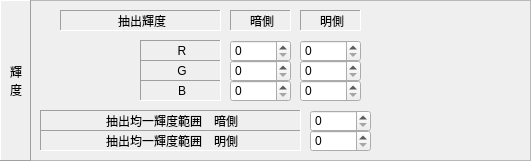
    <widget class="QFrame" name="frame_2">
     <property name="geometry">
      <rect>
       <x>0</x>
       <y>0</y>
       <width>531</width>
       <height>161</height>
      </rect>
     </property>
     <property name="frameShape">
      <enum>QFrame::StyledPanel</enum>
     </property>
     <property name="frameShadow">
      <enum>QFrame::Sunken</enum>
     </property>
     <widget class="QLabel" name="label_7">
      <property name="geometry">
       <rect>
        <x>60</x>
        <y>10</y>
        <width>161</width>
        <height>21</height>
       </rect>
      </property>
      <property name="frameShape">
       <enum>QFrame::Panel</enum>
      </property>
      <property name="frameShadow">
       <enum>QFrame::Sunken</enum>
      </property>
      <property name="text">
       <string>抽出輝度</string>
      </property>
      <property name="alignment">
       <set>Qt::AlignCenter|Qt::AlignHCenter|Qt::AlignLeading|Qt::AlignLeft|Qt::AlignVCenter</set>
      </property>
     </widget>
     <widget class="QSpinBox" name="EditPickupRL">
      <property name="geometry">
       <rect>
        <x>230</x>
        <y>40</y>
        <width>61</width>
        <height>22</height>
       </rect>
      </property>
      <property name="maximum">
       <number>255</number>
      </property>
     </widget>
     <widget class="QLabel" name="label_8">
      <property name="geometry">
       <rect>
        <x>300</x>
        <y>10</y>
        <width>61</width>
        <height>21</height>
       </rect>
      </property>
      <property name="frameShape">
       <enum>QFrame::Panel</enum>
      </property>
      <property name="frameShadow">
       <enum>QFrame::Sunken</enum>
      </property>
      <property name="text">
       <string>明側</string>
      </property>
      <property name="alignment">
       <set>Qt::AlignCenter|Qt::AlignHCenter|Qt::AlignLeading|Qt::AlignLeft|Qt::AlignVCenter</set>
      </property>
     </widget>
     <widget class="QSpinBox" name="EditPickupRH">
      <property name="geometry">
       <rect>
        <x>300</x>
        <y>40</y>
        <width>61</width>
        <height>22</height>
       </rect>
      </property>
      <property name="maximum">
       <number>255</number>
      </property>
     </widget>
     <widget class="QLabel" name="label_15">
      <property name="geometry">
       <rect>
        <x>140</x>
        <y>40</y>
        <width>81</width>
        <height>21</height>
       </rect>
      </property>
      <property name="frameShape">
       <enum>QFrame::Panel</enum>
      </property>
      <property name="frameShadow">
       <enum>QFrame::Sunken</enum>
      </property>
      <property name="text">
       <string>R</string>
      </property>
      <property name="alignment">
       <set>Qt::AlignCenter|Qt::AlignHCenter|Qt::AlignLeading|Qt::AlignLeft|Qt::AlignVCenter</set>
      </property>
     </widget>
     <widget class="QSpinBox" name="EditPickupGL">
      <property name="geometry">
       <rect>
        <x>230</x>
        <y>60</y>
        <width>61</width>
        <height>22</height>
       </rect>
      </property>
      <property name="maximum">
       <number>255</number>
      </property>
     </widget>
     <widget class="QSpinBox" name="EditPickupGH">
      <property name="geometry">
       <rect>
        <x>300</x>
        <y>60</y>
        <width>61</width>
        <height>22</height>
       </rect>
      </property>
      <property name="maximum">
       <number>255</number>
      </property>
     </widget>
     <widget class="QSpinBox" name="EditPickupBL">
      <property name="geometry">
       <rect>
        <x>230</x>
        <y>80</y>
        <width>61</width>
        <height>22</height>
       </rect>
      </property>
      <property name="maximum">
       <number>255</number>
      </property>
     </widget>
     <widget class="QSpinBox" name="EditPickupBH">
      <property name="geometry">
       <rect>
        <x>300</x>
        <y>80</y>
        <width>61</width>
        <height>22</height>
       </rect>
      </property>
      <property name="maximum">
       <number>255</number>
      </property>
     </widget>
     <widget class="QLabel" name="label_66">
      <property name="geometry">
       <rect>
        <x>40</x>
        <y>110</y>
        <width>261</width>
        <height>21</height>
       </rect>
      </property>
      <property name="frameShape">
       <enum>QFrame::Panel</enum>
      </property>
      <property name="frameShadow">
       <enum>QFrame::Sunken</enum>
      </property>
      <property name="text">
       <string>抽出均一輝度範囲　暗側</string>
      </property>
      <property name="alignment">
       <set>Qt::AlignCenter|Qt::AlignHCenter|Qt::AlignLeading|Qt::AlignLeft|Qt::AlignVCenter</set>
      </property>
     </widget>
     <widget class="QSpinBox" name="EditEvenWidth0">
      <property name="geometry">
       <rect>
        <x>310</x>
        <y>110</y>
        <width>61</width>
        <height>22</height>
       </rect>
      </property>
      <property name="maximum">
       <number>255</number>
      </property>
     </widget>
     <widget class="QLabel" name="label_67">
      <property name="geometry">
       <rect>
        <x>40</x>
        <y>130</y>
        <width>261</width>
        <height>21</height>
       </rect>
      </property>
      <property name="frameShape">
       <enum>QFrame::Panel</enum>
      </property>
      <property name="frameShadow">
       <enum>QFrame::Sunken</enum>
      </property>
      <property name="text">
       <string>抽出均一輝度範囲　明側</string>
      </property>
      <property name="alignment">
       <set>Qt::AlignCenter|Qt::AlignHCenter|Qt::AlignLeading|Qt::AlignLeft|Qt::AlignVCenter</set>
      </property>
     </widget>
     <widget class="QSpinBox" name="EditEvenWidth255">
      <property name="geometry">
       <rect>
        <x>310</x>
        <y>130</y>
        <width>61</width>
        <height>22</height>
       </rect>
      </property>
      <property name="maximum">
       <number>255</number>
      </property>
     </widget>
     <widget class="QLabel" name="label_30">
      <property name="geometry">
       <rect>
        <x>0</x>
        <y>0</y>
        <width>31</width>
        <height>161</height>
       </rect>
      </property>
      <property name="frameShape">
       <enum>QFrame::Panel</enum>
      </property>
      <property name="frameShadow">
       <enum>QFrame::Raised</enum>
      </property>
      <property name="text">
       <string>輝
度</string>
      </property>
      <property name="alignment">
       <set>Qt::AlignCenter|Qt::AlignHCenter|Qt::AlignLeading|Qt::AlignLeft|Qt::AlignVCenter</set>
      </property>
      <property name="indent">
       <number>1</number>
      </property>
     </widget>
     <widget class="QLabel" name="label_33">
      <property name="geometry">
       <rect>
        <x>230</x>
        <y>10</y>
        <width>61</width>
        <height>21</height>
       </rect>
      </property>
      <property name="frameShape">
       <enum>QFrame::Panel</enum>
      </property>
      <property name="frameShadow">
       <enum>QFrame::Sunken</enum>
      </property>
      <property name="text">
       <string>暗側</string>
      </property>
      <property name="alignment">
       <set>Qt::AlignCenter|Qt::AlignHCenter|Qt::AlignLeading|Qt::AlignLeft|Qt::AlignVCenter</set>
      </property>
     </widget>
     <widget class="QLabel" name="label_21">
      <property name="geometry">
       <rect>
        <x>140</x>
        <y>60</y>
        <width>81</width>
        <height>21</height>
       </rect>
      </property>
      <property name="frameShape">
       <enum>QFrame::Panel</enum>
      </property>
      <property name="frameShadow">
       <enum>QFrame::Sunken</enum>
      </property>
      <property name="text">
       <string>G</string>
      </property>
      <property name="alignment">
       <set>Qt::AlignCenter|Qt::AlignHCenter|Qt::AlignLeading|Qt::AlignLeft|Qt::AlignVCenter</set>
      </property>
     </widget>
     <widget class="QLabel" name="label_22">
      <property name="geometry">
       <rect>
        <x>140</x>
        <y>80</y>
        <width>81</width>
        <height>21</height>
       </rect>
      </property>
      <property name="frameShape">
       <enum>QFrame::Panel</enum>
      </property>
      <property name="frameShadow">
       <enum>QFrame::Sunken</enum>
      </property>
      <property name="text">
       <string>B</string>
      </property>
      <property name="alignment">
       <set>Qt::AlignCenter|Qt::AlignHCenter|Qt::AlignLeading|Qt::AlignLeft|Qt::AlignVCenter</set>
      </property>
     </widget>
    </widget>
